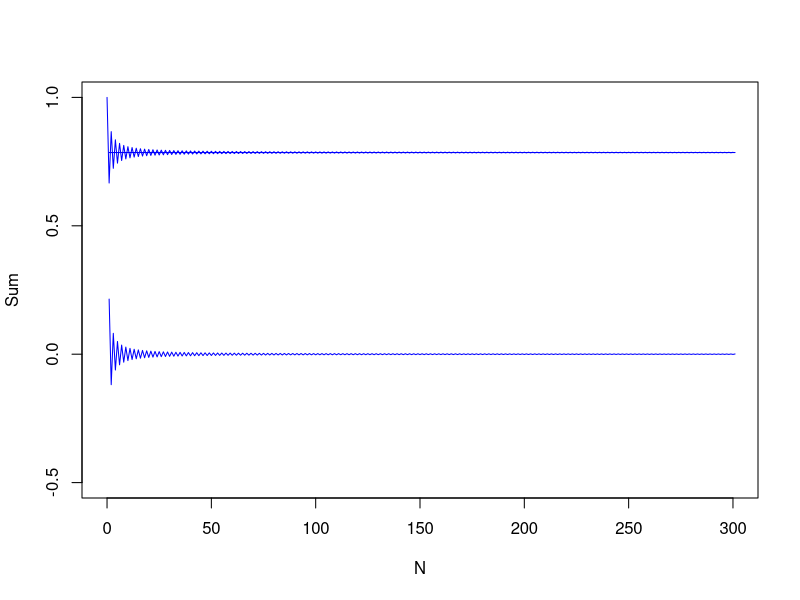
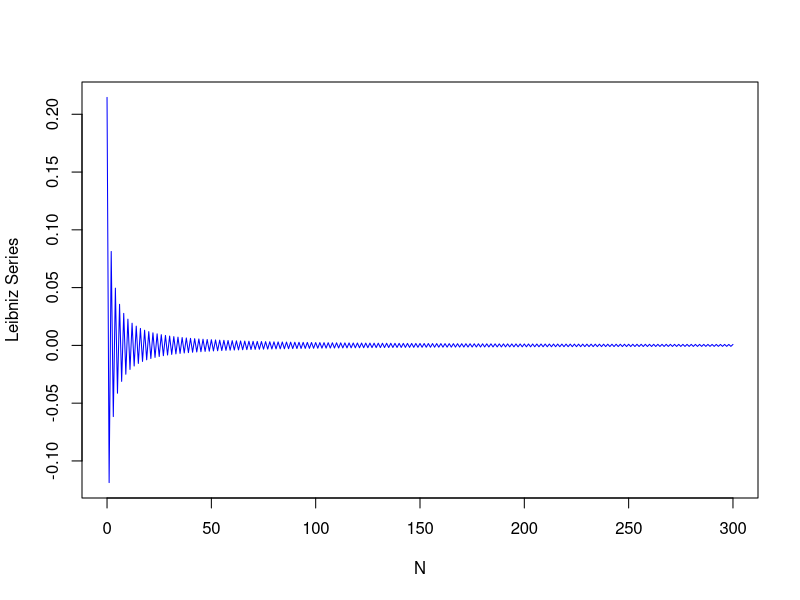

R code for these plots, in order:
# Homework 12

# Calculation of Leibniz series
lval2=0
v_lei <- c()
v_n <- c()
v_pi <- c()
p=0
while (p<=300)
{
  
  lval = (((-1.0)**p)/(2.0*p+1.0))
  lval2=lval2+lval
  v_lei <- append(v_lei,lval2) 
  v_n  <- append(v_n,p)
  v_pi <- append(v_pi,pi/4)
  p =p+ 1
}
#v_lei


plot(v_n, v_lei,
     
     ylab="Sum",
     xlab="N",
     type="l",
     col="blue",
     ylim=c(-0.5,1)
)
lines(v_pi, type = "l", col = "blue")

v_diff <- v_lei-v_pi
v_diff

lines(v_diff, type = "l", col = "blue")

#text(locator(), labels = c("red line", "black line)"))


plot(v_n, v_diff,
     
     ylab="Leibniz Series",
     xlab="N",
     type="l",
     col="blue"
)


